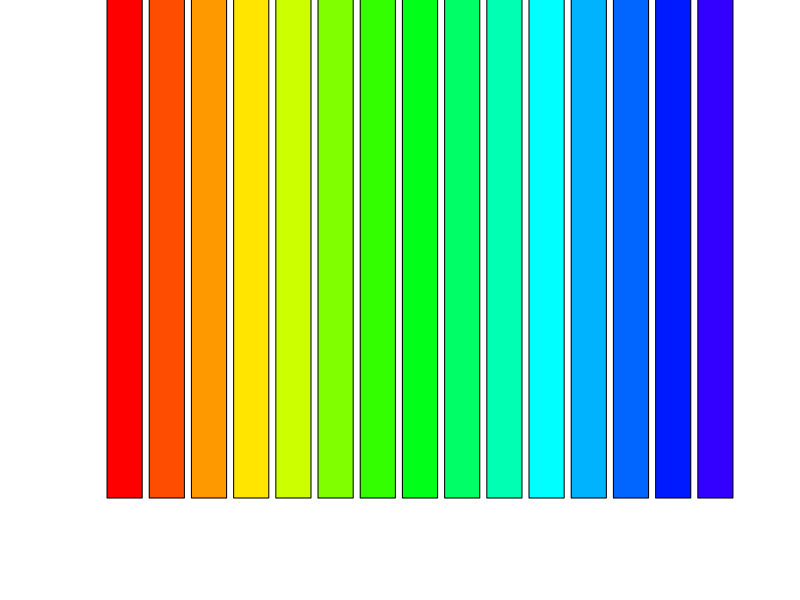

Recreate this plot in R. (Note: this script raises an error after producing the figure.)
getwd()
setwd("sesion6")
all.scores <- read.csv("bafijaporcada100habitantes.csv")
all.scores

#realizando Grafica de barras
suscripciones <- all.scores[,"Suscripciones"] #TRAE COLUMNAS
suscripciones
par(mfrow=c(1,1)) #1 fila 1 columna
grafica <- barplot(suscripciones, main="Banda ancha fija por cada 100 habitantes",col=rainbow(20),
                 xlab="Año",ylab = "Suscripciones", names.arg = c("2001","2002","2003","2004","2005","2006","2007","2008","2009","2010","2011","2012","2013","2014"),cex.names =0.8, ylim = c(0,4000)) 

text(grafica,suscripciones,labels = suscripciones,pos = 3, offset = 0.5,col = "black")
